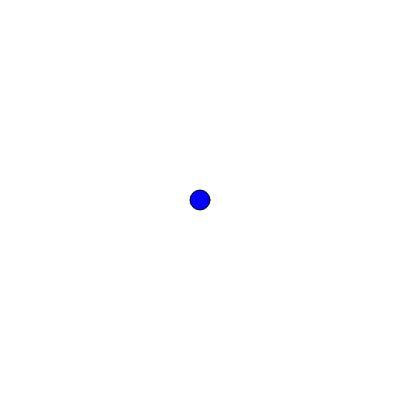
Frame 1 (no input)
Frame 60 (no input): identical to frame 1, image omitted
Frame 120 (the mouse pressed at the canvas centre since frame 60): identical to frame 1, image omitted

The p5.js sketch that drew this single still picture (run headless with seeded random() and noise() and a simulated clock; from frame 60 on, the mouse is pressed at the canvas centre):

// p5.js sketch
// ── sketch.js
function setup() {
  createCanvas(400, 400);
}

function draw() {
  background(255);
  fill('blue')
  ellipse(200, 200, 20)
}
